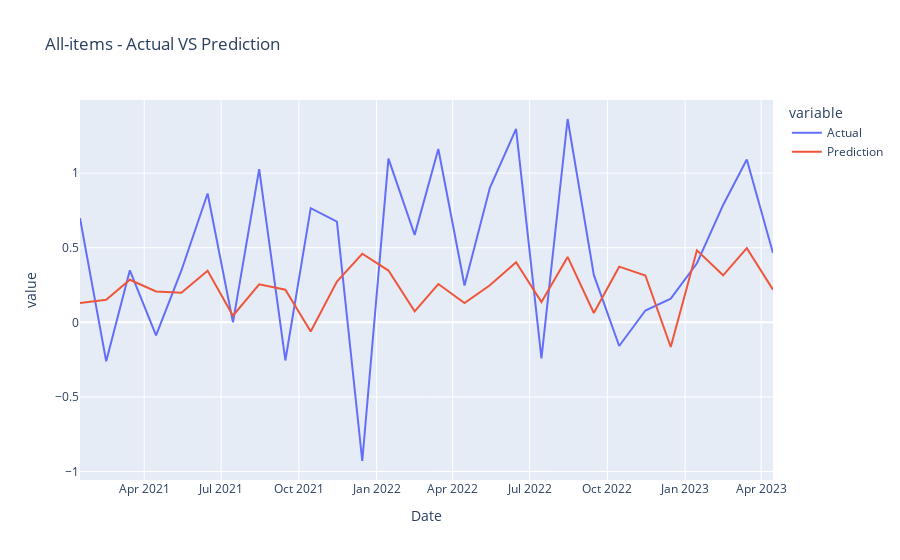
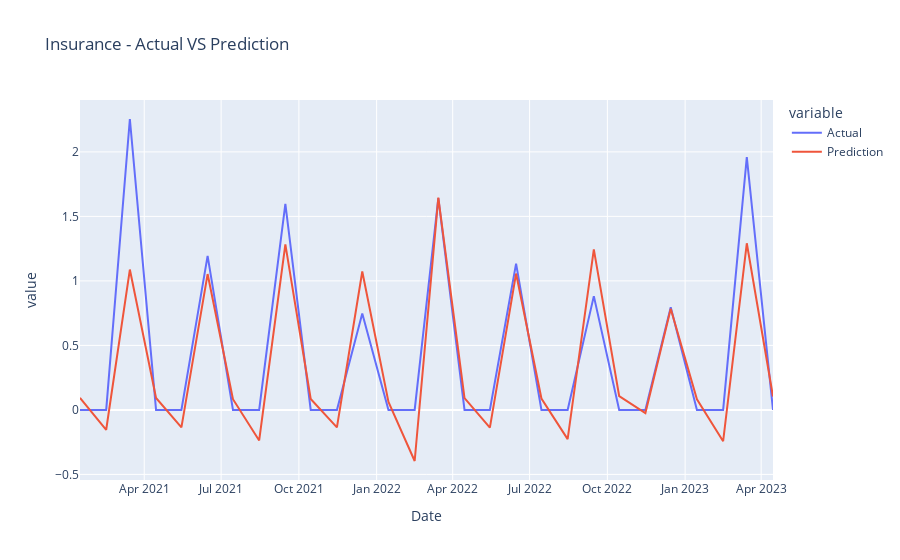
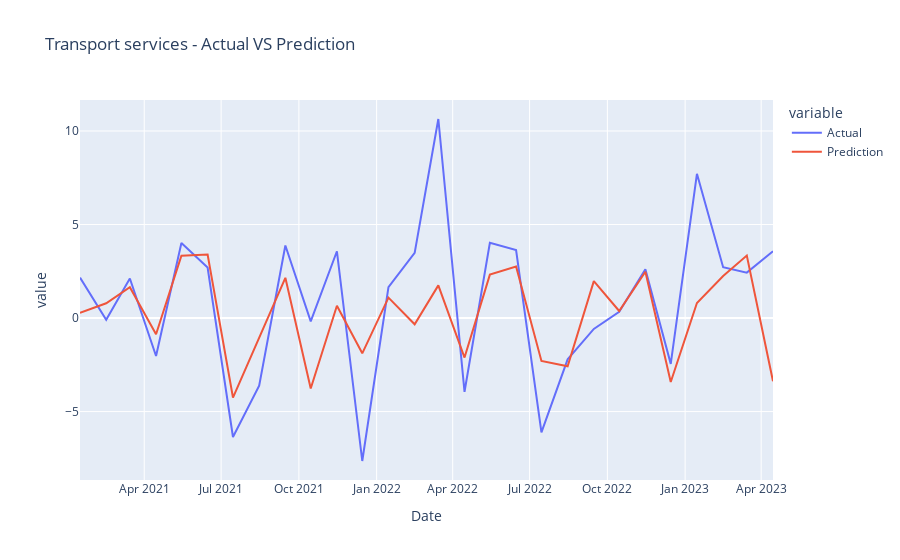
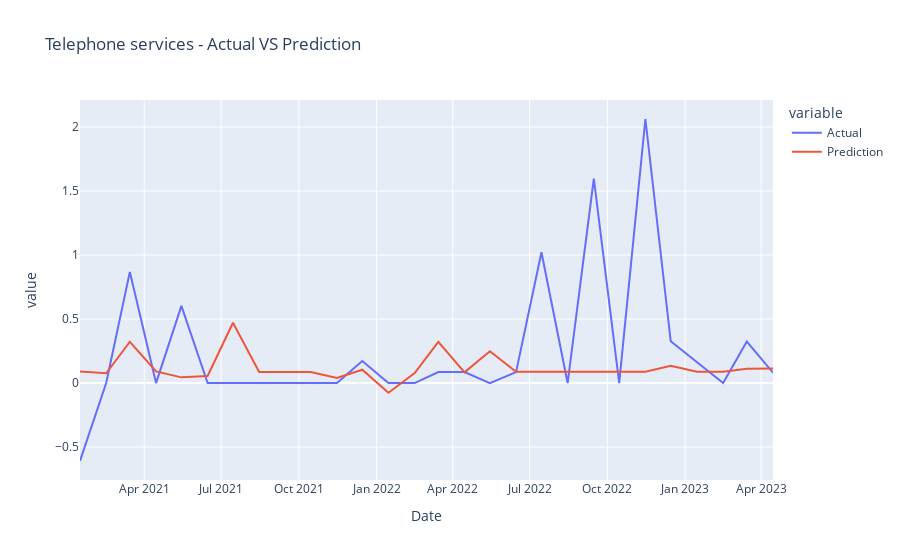

Here is the notebook cell these charts were saved with, in order:
### Markdown cell above
Plot Results:

### Code cell
def plot_results(all_data_dict, categories):
    category_samples = ['All-items']+random.sample(categories, 10)
    for category in category_samples:
        category_df = all_data_dict[category]
        fig = px.line(category_df, x="Date", y=["Actual", "Prediction"], title=f'{category} - Actual VS Prediction')
        fig.show()

plot_results(all_data_test_dict, all_categories)

### Figure 1 — Plotly figure (JSON) as saved in the notebook; plotly's stock layout.template omitted (floating-point values rounded to 4 significant figures)
{"data": [{"hovertemplate": "variable=Actual<br>Date=%{x}<br>value=%{y}<extra></extra>", "legendgroup": "Actual", "line": {"color": "#636efa", "dash": "solid"}, "marker": {"symbol": "circle"}, "mode": "lines", "name": "Actual", "orientation": "v", "showlegend": true, "type": "scatter", "x": ["2021-01-15", "2021-02-15", "2021-03-15", "2021-04-15", "2021-05-15", "2021-06-15", "2021-07-15", "2021-08-15", "2021-09-15", "2021-10-15", "2021-11-15", "2021-12-15", "2022-01-15", "2022-02-15", "2022-03-15", "2022-04-15", "2022-05-15", "2022-06-15", "2022-07-15", "2022-08-15", "2022-09-15", "2022-10-15", "2022-11-15", "2022-12-15", "2023-01-15", "2023-02-15", "2023-03-15", "2023-04-15"], "xaxis": "x", "y": [0.6987, -0.2614, 0.3484, -0.08699, 0.3475, 0.8636, 0, 1.027, -0.2556, 0.765, 0.6751, -0.9295, 1.098, 0.586, 1.162, 0.2472, 0.9013, 1.297, -0.2418, 1.363, 0.318, -0.1589, 0.07946, 0.1587, 0.3957, 0.7868, 1.091, 0.464], "yaxis": "y"}, {"hovertemplate": "variable=Prediction<br>Date=%{x}<br>value=%{y}<extra></extra>", "legendgroup": "Prediction", "line": {"color": "#EF553B", "dash": "solid"}, "marker": {"symbol": "circle"}, "mode": "lines", "name": "Prediction", "orientation": "v", "showlegend": true, "type": "scatter", "x": ["2021-01-15", "2021-02-15", "2021-03-15", "2021-04-15", "2021-05-15", "2021-06-15", "2021-07-15", "2021-08-15", "2021-09-15", "2021-10-15", "2021-11-15", "2021-12-15", "2022-01-15", "2022-02-15", "2022-03-15", "2022-04-15", "2022-05-15", "2022-06-15", "2022-07-15", "2022-08-15", "2022-09-15", "2022-10-15", "2022-11-15", "2022-12-15", "2023-01-15", "2023-02-15", "2023-03-15", "2023-04-15"], "xaxis": "x", "y": [0.1291, 0.1512, 0.2854, 0.2066, 0.1987, 0.3457, 0.04399, 0.2546, 0.2183, -0.06167, 0.2729, 0.4597, 0.3471, 0.07384, 0.2569, 0.1287, 0.2485, 0.4029, 0.1356, 0.4385, 0.06269, 0.3731, 0.314, -0.1651, 0.4826, 0.315, 0.4974, 0.2191], "yaxis": "y"}], "layout": {"legend": {"title": {"text": "variable"}, "tracegroupgap": 0}, "title": {"text": "All-items - Actual VS Prediction"}, "xaxis": {"anchor": "y", "domain": [0, 1], "title": {"text": "Date"}}, "yaxis": {"anchor": "x", "domain": [0, 1], "title": {"text": "value"}}}}

### Figure 2 — Plotly figure (JSON) as saved in the notebook; plotly's stock layout.template omitted (floating-point values rounded to 4 significant figures)
{"data": [{"hovertemplate": "variable=Actual<br>Date=%{x}<br>value=%{y}<extra></extra>", "legendgroup": "Actual", "line": {"color": "#636efa", "dash": "solid"}, "marker": {"symbol": "circle"}, "mode": "lines", "name": "Actual", "orientation": "v", "showlegend": true, "type": "scatter", "x": ["2021-01-15", "2021-02-15", "2021-03-15", "2021-04-15", "2021-05-15", "2021-06-15", "2021-07-15", "2021-08-15", "2021-09-15", "2021-10-15", "2021-11-15", "2021-12-15", "2022-01-15", "2022-02-15", "2022-03-15", "2022-04-15", "2022-05-15", "2022-06-15", "2022-07-15", "2022-08-15", "2022-09-15", "2022-10-15", "2022-11-15", "2022-12-15", "2023-01-15", "2023-02-15", "2023-03-15", "2023-04-15"], "xaxis": "x", "y": [0, 0, 2.255, 0, 0, 1.194, 0, 0, 1.597, 0, 0, 0.7478, 0, 0, 1.642, 0, 0, 1.134, 0, 0, 0.8818, 0, 0, 0.7949, 0, 0, 1.96, 0], "yaxis": "y"}, {"hovertemplate": "variable=Prediction<br>Date=%{x}<br>value=%{y}<extra></extra>", "legendgroup": "Prediction", "line": {"color": "#EF553B", "dash": "solid"}, "marker": {"symbol": "circle"}, "mode": "lines", "name": "Prediction", "orientation": "v", "showlegend": true, "type": "scatter", "x": ["2021-01-15", "2021-02-15", "2021-03-15", "2021-04-15", "2021-05-15", "2021-06-15", "2021-07-15", "2021-08-15", "2021-09-15", "2021-10-15", "2021-11-15", "2021-12-15", "2022-01-15", "2022-02-15", "2022-03-15", "2022-04-15", "2022-05-15", "2022-06-15", "2022-07-15", "2022-08-15", "2022-09-15", "2022-10-15", "2022-11-15", "2022-12-15", "2023-01-15", "2023-02-15", "2023-03-15", "2023-04-15"], "xaxis": "x", "y": [0.09324, -0.1541, 1.088, 0.09204, -0.1358, 1.053, 0.08262, -0.2367, 1.283, 0.08504, -0.1351, 1.073, 0.06206, -0.3962, 1.646, 0.09167, -0.1378, 1.057, 0.08824, -0.2267, 1.244, 0.1067, -0.0246, 0.7845, 0.08195, -0.2431, 1.292, 0.1034], "yaxis": "y"}], "layout": {"legend": {"title": {"text": "variable"}, "tracegroupgap": 0}, "title": {"text": "Insurance - Actual VS Prediction"}, "xaxis": {"anchor": "y", "domain": [0, 1], "title": {"text": "Date"}}, "yaxis": {"anchor": "x", "domain": [0, 1], "title": {"text": "value"}}}}

### Figure 3 — Plotly figure (JSON) as saved in the notebook; plotly's stock layout.template omitted (floating-point values rounded to 4 significant figures)
{"data": [{"hovertemplate": "variable=Actual<br>Date=%{x}<br>value=%{y}<extra></extra>", "legendgroup": "Actual", "line": {"color": "#636efa", "dash": "solid"}, "marker": {"symbol": "circle"}, "mode": "lines", "name": "Actual", "orientation": "v", "showlegend": true, "type": "scatter", "x": ["2021-01-15", "2021-02-15", "2021-03-15", "2021-04-15", "2021-05-15", "2021-06-15", "2021-07-15", "2021-08-15", "2021-09-15", "2021-10-15", "2021-11-15", "2021-12-15", "2022-01-15", "2022-02-15", "2022-03-15", "2022-04-15", "2022-05-15", "2022-06-15", "2022-07-15", "2022-08-15", "2022-09-15", "2022-10-15", "2022-11-15", "2022-12-15", "2023-01-15", "2023-02-15", "2023-03-15", "2023-04-15"], "xaxis": "x", "y": [2.16, -0.08909, 2.116, -2.027, 4.015, 2.701, -6.36, -3.614, 3.88, -0.1771, 3.57, -7.641, 1.648, 3.481, 10.64, -3.941, 4.02, 3.637, -6.11, -2.205, -0.5797, 0.3317, 2.615, -2.449, 7.711, 2.717, 2.427, 3.569], "yaxis": "y"}, {"hovertemplate": "variable=Prediction<br>Date=%{x}<br>value=%{y}<extra></extra>", "legendgroup": "Prediction", "line": {"color": "#EF553B", "dash": "solid"}, "marker": {"symbol": "circle"}, "mode": "lines", "name": "Prediction", "orientation": "v", "showlegend": true, "type": "scatter", "x": ["2021-01-15", "2021-02-15", "2021-03-15", "2021-04-15", "2021-05-15", "2021-06-15", "2021-07-15", "2021-08-15", "2021-09-15", "2021-10-15", "2021-11-15", "2021-12-15", "2022-01-15", "2022-02-15", "2022-03-15", "2022-04-15", "2022-05-15", "2022-06-15", "2022-07-15", "2022-08-15", "2022-09-15", "2022-10-15", "2022-11-15", "2022-12-15", "2023-01-15", "2023-02-15", "2023-03-15", "2023-04-15"], "xaxis": "x", "y": [0.2758, 0.7921, 1.646, -0.8674, 3.337, 3.395, -4.249, -1.092, 2.153, -3.765, 0.6594, -1.885, 1.091, -0.3339, 1.747, -2.112, 2.321, 2.76, -2.29, -2.58, 1.975, 0.3783, 2.473, -3.418, 0.8079, 2.246, 3.342, -3.379], "yaxis": "y"}], "layout": {"legend": {"title": {"text": "variable"}, "tracegroupgap": 0}, "title": {"text": "Transport services - Actual VS Prediction"}, "xaxis": {"anchor": "y", "domain": [0, 1], "title": {"text": "Date"}}, "yaxis": {"anchor": "x", "domain": [0, 1], "title": {"text": "value"}}}}

### Figure 4 — Plotly figure (JSON) as saved in the notebook; plotly's stock layout.template omitted (floating-point values rounded to 4 significant figures)
{"data": [{"hovertemplate": "variable=Actual<br>Date=%{x}<br>value=%{y}<extra></extra>", "legendgroup": "Actual", "line": {"color": "#636efa", "dash": "solid"}, "marker": {"symbol": "circle"}, "mode": "lines", "name": "Actual", "orientation": "v", "showlegend": true, "type": "scatter", "x": ["2021-01-15", "2021-02-15", "2021-03-15", "2021-04-15", "2021-05-15", "2021-06-15", "2021-07-15", "2021-08-15", "2021-09-15", "2021-10-15", "2021-11-15", "2021-12-15", "2022-01-15", "2022-02-15", "2022-03-15", "2022-04-15", "2022-05-15", "2022-06-15", "2022-07-15", "2022-08-15", "2022-09-15", "2022-10-15", "2022-11-15", "2022-12-15", "2023-01-15", "2023-02-15", "2023-03-15", "2023-04-15"], "xaxis": "x", "y": [-0.609, 0, 0.8688, 0, 0.6037, 0, 0, 0, 0, 0, 0, 0.1718, 0, 0, 0.0858, 0.08573, 0, 0.08565, 1.022, 0, 1.597, 0, 2.064, 0.3263, 0.1627, 0, 0.3247, 0.081], "yaxis": "y"}, {"hovertemplate": "variable=Prediction<br>Date=%{x}<br>value=%{y}<extra></extra>", "legendgroup": "Prediction", "line": {"color": "#EF553B", "dash": "solid"}, "marker": {"symbol": "circle"}, "mode": "lines", "name": "Prediction", "orientation": "v", "showlegend": true, "type": "scatter", "x": ["2021-01-15", "2021-02-15", "2021-03-15", "2021-04-15", "2021-05-15", "2021-06-15", "2021-07-15", "2021-08-15", "2021-09-15", "2021-10-15", "2021-11-15", "2021-12-15", "2022-01-15", "2022-02-15", "2022-03-15", "2022-04-15", "2022-05-15", "2022-06-15", "2022-07-15", "2022-08-15", "2022-09-15", "2022-10-15", "2022-11-15", "2022-12-15", "2023-01-15", "2023-02-15", "2023-03-15", "2023-04-15"], "xaxis": "x", "y": [0.09111, 0.07669, 0.3232, 0.09094, 0.04467, 0.05564, 0.4717, 0.08744, 0.08684, 0.08559, 0.04002, 0.1044, -0.07523, 0.07819, 0.3219, 0.08383, 0.2492, 0.08841, 0.08847, 0.08859, 0.08885, 0.08895, 0.08837, 0.1348, 0.08868, 0.08877, 0.1128, 0.1145], "yaxis": "y"}], "layout": {"legend": {"title": {"text": "variable"}, "tracegroupgap": 0}, "title": {"text": "Telephone services - Actual VS Prediction"}, "xaxis": {"anchor": "y", "domain": [0, 1], "title": {"text": "Date"}}, "yaxis": {"anchor": "x", "domain": [0, 1], "title": {"text": "value"}}}}
